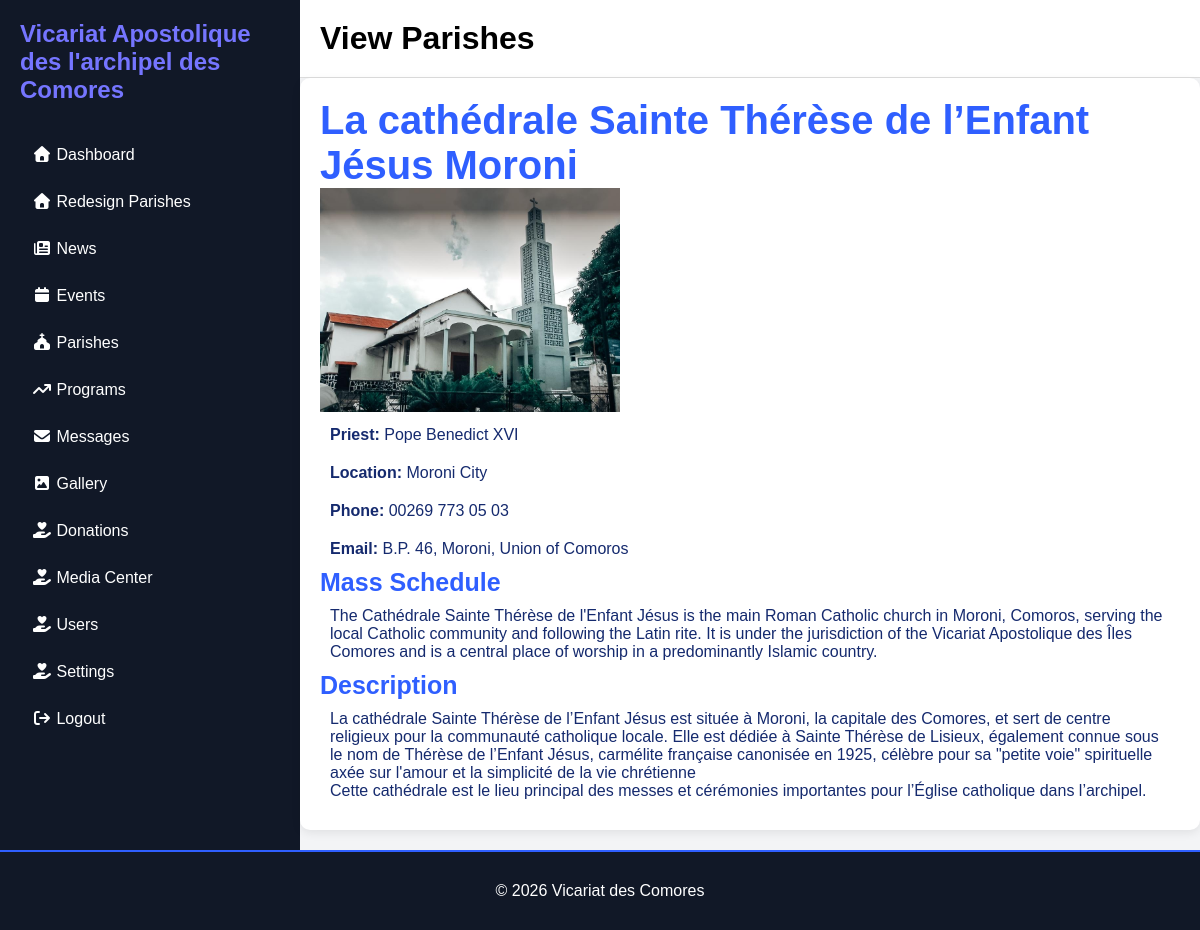
Page /Admin/view-parisheslist.php?id=4 (signed in) on the committed database.
### tables this page shows
CREATE TABLE `parishes` (
  `id` int(11) NOT NULL,
  `name` varchar(255) NOT NULL,
  `image` varchar(255) DEFAULT NULL,
  `description` longtext DEFAULT NULL,
  `location` varchar(255) DEFAULT NULL,
  `priest` varchar(255) DEFAULT NULL,
  `phone` varchar(50) DEFAULT NULL,
  `email` varchar(100) DEFAULT NULL,
  `mass_schedule` text DEFAULT NULL,
  `created_at` timestamp NOT NULL DEFAULT current_timestamp()
);

### Admin/view-parisheslist.php (the view, shortened to what this page needs)
<?php
include_once __DIR__.'/include/header.php';
$id = (int)$_GET['id'];
$sql = "SELECT * FROM parishes WHERE id=$id";
$result = mysqli_query($conn,$sql);
$row = mysqli_fetch_assoc($result);
?>
<div class="main">
            <div class="topbar">
                <h1>View Parishes </h1>
            </div>
            <div class="messages-summary">
                <div class="summary-card">
<h2><?= $row['name']; ?></h2>
<img src="../uploads/<?= $row['image']; ?>" width="300"> <br>
<p><strong>Priest:</strong> <?= $row['priest']; ?></p>
<p><strong>Location:</strong> <?= $row['location']; ?></p>
<p><strong>Phone:</strong> <?= $row['phone']; ?></p>
<p><strong>Email:</strong> <?= $row['email']; ?></p>
<h3>Mass Schedule</h3>
<p><?= nl2br($row['mass_schedule']); ?></p>
<h3>Description</h3>
<p><?= nl2br($row['description']); ?></p>
</div>
</div>
 </div>
</div>
     <?php
   include __DIR__. '../include/footer.php';
   ?>
</body>
</html>

### Admin/Admin_Css/adminbig.css (style rules this page uses)
* { margin: 0; padding: 0; box-sizing: border-box; font-family: Arial; }
.main { flex: 1; background: #f3f4f6; }
.topbar { background: white; padding: 20px; border-bottom: 1px solid #ddd; display: flex; justify-content: space-between; }
.page-header h1, p { padding: 10px; color: #152a6e; }
.summary-card { background: #fff; padding: 20px; border-radius: 10px; margin-bottom: 20px; box-shadow: 0 3px 10px rgba(0, 0, 0, .08); }
.summary-card h2 { color: #2f5fff; font-size: 40px; }
.summary-card h3 { color: #2f5fff; font-size: 25px; }

### rows in the picture
parishes: name "La cathédrale Sainte Thérèse de l’Enfant Jésus Moroni", image (picture), priest "Pope Benedict XVI", location "Moroni City", phone "00269 773 05 03", email "B.P. 46, Moroni, Union of Comoros", mass_schedule "The Cathédrale Sainte Thérèse de l'Enfant Jésus is the main Roman Catholic church in Moroni, Comoros, serving the local Catholic community and following the Latin rite. It is under the jurisdiction of the Vicariat Apostolique des Îles Comores and is a central place of worship in a predominantly Islamic country.", description "La cathédrale Sainte Thérèse de l’Enfant Jésus est située à Moroni, la capitale des Comores, et sert de centre religieux pour la communauté catholique locale. Elle est dédiée à Sainte Thérèse de Lisieux, également connue sous le nom de Thérèse de l’Enfant Jésus, carmélite française canonisée en 1925, célèbre pour sa \"petite voie\" spirituelle axée sur l'amour et la simplicité de la vie chrétienne Cette cathédrale est le lieu principal des messes et cérémonies importantes pour l’Église catholique dans l’archipel."
